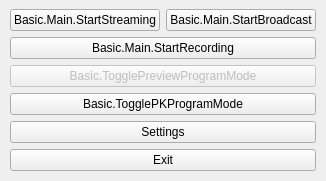
  <widget class="OBSDock" name="controlsDock">
   <property name="features">
    <set>QDockWidget::AllDockWidgetFeatures</set>
   </property>
   <property name="windowTitle">
    <string>Basic.Main.Controls</string>
   </property>
   <attribute name="dockWidgetArea">
    <number>8</number>
   </attribute>
   <widget class="QWidget" name="controlsDockContents">
    <layout class="QVBoxLayout" name="verticalLayout_9">
     <property name="spacing">
      <number>0</number>
     </property>
     <property name="leftMargin">
      <number>1</number>
     </property>
     <property name="topMargin">
      <number>0</number>
     </property>
     <property name="rightMargin">
      <number>1</number>
     </property>
     <property name="bottomMargin">
      <number>1</number>
     </property>
     <item>
      <widget class="QFrame" name="controlsFrame">
       <layout class="QVBoxLayout" name="buttonsVLayout">
        <item>
         <layout class="QHBoxLayout" name="horizontalLayout_7">
          <item>
           <widget class="QPushButton" name="streamButton">
            <property name="enabled">
             <bool>true</bool>
            </property>
            <property name="sizePolicy">
             <sizepolicy hsizetype="Ignored" vsizetype="Fixed">
              <horstretch>0</horstretch>
              <verstretch>0</verstretch>
             </sizepolicy>
            </property>
            <property name="minimumSize">
             <size>
              <width>150</width>
              <height>0</height>
             </size>
            </property>
            <property name="text">
             <string>Basic.Main.StartStreaming</string>
            </property>
            <property name="checkable">
             <bool>true</bool>
            </property>
           </widget>
          </item>
          <item>
           <widget class="QPushButton" name="broadcastButton">
            <property name="enabled">
             <bool>true</bool>
            </property>
            <property name="sizePolicy">
             <sizepolicy hsizetype="Ignored" vsizetype="Fixed">
              <horstretch>0</horstretch>
              <verstretch>0</verstretch>
             </sizepolicy>
            </property>
            <property name="minimumSize">
             <size>
              <width>150</width>
              <height>0</height>
             </size>
            </property>
            <property name="text">
             <string>Basic.Main.StartBroadcast</string>
            </property>
            <property name="checkable">
             <bool>true</bool>
            </property>
           </widget>
          </item>
         </layout>
        </item>
        <item>
         <layout class="QHBoxLayout" name="recordingLayout">
          <property name="spacing">
           <number>2</number>
          </property>
          <property name="leftMargin">
           <number>0</number>
          </property>
          <property name="topMargin">
           <number>0</number>
          </property>
          <property name="rightMargin">
           <number>0</number>
          </property>
          <property name="bottomMargin">
           <number>0</number>
          </property>
          <item>
           <widget class="RecordButton" name="recordButton">
            <property name="enabled">
             <bool>true</bool>
            </property>
            <property name="sizePolicy">
             <sizepolicy hsizetype="Ignored" vsizetype="Fixed">
              <horstretch>0</horstretch>
              <verstretch>0</verstretch>
             </sizepolicy>
            </property>
            <property name="minimumSize">
             <size>
              <width>0</width>
              <height>0</height>
             </size>
            </property>
            <property name="text">
             <string>Basic.Main.StartRecording</string>
            </property>
            <property name="checkable">
             <bool>true</bool>
            </property>
           </widget>
          </item>
         </layout>
        </item>
        <item>
         <widget class="QPushButton" name="modeSwitch">
          <property name="enabled">
           <bool>false</bool>
          </property>
          <property name="sizePolicy">
           <sizepolicy hsizetype="Ignored" vsizetype="Fixed">
            <horstretch>0</horstretch>
            <verstretch>0</verstretch>
           </sizepolicy>
          </property>
          <property name="minimumSize">
           <size>
            <width>150</width>
            <height>0</height>
           </size>
          </property>
          <property name="text">
           <string>Basic.TogglePreviewProgramMode</string>
          </property>
          <property name="checkable">
           <bool>true</bool>
          </property>
         </widget>
        </item>
        <item>
         <widget class="QPushButton" name="PKmodeSwitch">
          <property name="sizePolicy">
           <sizepolicy hsizetype="Ignored" vsizetype="Fixed">
            <horstretch>0</horstretch>
            <verstretch>0</verstretch>
           </sizepolicy>
          </property>
          <property name="minimumSize">
           <size>
            <width>150</width>
            <height>0</height>
           </size>
          </property>
          <property name="text">
           <string>Basic.TogglePKProgramMode</string>
          </property>
          <property name="checkable">
           <bool>true</bool>
          </property>
         </widget>
        </item>
        <item>
         <widget class="QPushButton" name="settingsButton">
          <property name="sizePolicy">
           <sizepolicy hsizetype="Ignored" vsizetype="Fixed">
            <horstretch>0</horstretch>
            <verstretch>0</verstretch>
           </sizepolicy>
          </property>
          <property name="minimumSize">
           <size>
            <width>150</width>
            <height>0</height>
           </size>
          </property>
          <property name="text">
           <string>Settings</string>
          </property>
         </widget>
        </item>
        <item>
         <widget class="QPushButton" name="exitButton">
          <property name="sizePolicy">
           <sizepolicy hsizetype="Ignored" vsizetype="Fixed">
            <horstretch>0</horstretch>
            <verstretch>0</verstretch>
           </sizepolicy>
          </property>
          <property name="minimumSize">
           <size>
            <width>150</width>
            <height>0</height>
           </size>
          </property>
          <property name="text">
           <string>Exit</string>
          </property>
         </widget>
        </item>
        <item>
         <spacer name="expVSpacer">
          <property name="orientation">
           <enum>Qt::Vertical</enum>
          </property>
          <property name="sizeHint" stdset="0">
           <size>
            <width>0</width>
            <height>0</height>
           </size>
          </property>
         </spacer>
        </item>
       </layout>
      </widget>
     </item>
    </layout>
   </widget>
  </widget>
